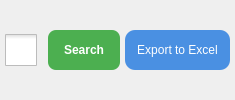
            <widget class="QWidget" name="widget_button_tabinventory" native="true">
             <layout class="QHBoxLayout" name="inputButtonLayout_2">
              <property name="spacing">
               <number>5</number>
              </property>
              <property name="leftMargin">
               <number>5</number>
              </property>
              <property name="topMargin">
               <number>5</number>
              </property>
              <property name="rightMargin">
               <number>5</number>
              </property>
              <property name="bottomMargin">
               <number>5</number>
              </property>
              <item>
               <widget class="QCheckBox" name="inventory_filter_component_id_checkBox">
                <property name="sizePolicy">
                 <sizepolicy hsizetype="Fixed" vsizetype="Fixed">
                  <horstretch>0</horstretch>
                  <verstretch>0</verstretch>
                 </sizepolicy>
                </property>
                <property name="toolTip">
                 <string>Sắp xếp dữ liệu cột Component ID</string>
                </property>
                <property name="styleSheet">
                 <string notr="true">QCheckBox::indicator {
    width: 32px; /* Chiều rộng icon */
    height: 32px; /* Chiều cao icon */
}

QCheckBox::indicator:unchecked {
    image: url(:/icon/images/icon/filter_no.png); /* Đường dẫn đến biểu tượng unchecked */
}

QCheckBox::indicator:checked {
    image: url(:/icon/images/icon/filter_yes.png); /* Đường dẫn đến biểu tượng checked */
}
</string>
                </property>
                <property name="text">
                 <string/>
                </property>
                <property name="checked">
                 <bool>false</bool>
                </property>
               </widget>
              </item>
              <item>
               <widget class="QPushButton" name="inventory_search_button">
                <property name="sizePolicy">
                 <sizepolicy hsizetype="Expanding" vsizetype="Maximum">
                  <horstretch>0</horstretch>
                  <verstretch>0</verstretch>
                 </sizepolicy>
                </property>
                <property name="minimumSize">
                 <size>
                  <width>0</width>
                  <height>40</height>
                 </size>
                </property>
                <property name="maximumSize">
                 <size>
                  <width>16777215</width>
                  <height>40</height>
                 </size>
                </property>
                <property name="sizeIncrement">
                 <size>
                  <width>0</width>
                  <height>40</height>
                 </size>
                </property>
                <property name="font">
                 <font>
                  <pointsize>-1</pointsize>
                  <weight>75</weight>
                  <bold>true</bold>
                 </font>
                </property>
                <property name="cursor">
                 <cursorShape>PointingHandCursor</cursorShape>
                </property>
                <property name="styleSheet">
                 <string notr="true">/* QPushButton - Green modern style */
QPushButton {
    background-color: #4CAF50;       /* Xanh lá hiện đại */
    border: none;
    border-radius: 8px;
    color: white;
    font-size: 12px;
    font-weight: bold;
    padding: 8px 16px;
}

QPushButton:hover {
    background-color: #45a049;       /* Xanh đậm hơn khi hover */
    font-size: 14px;                 /* Giữ font-size, không nhảy */
}

QPushButton:pressed {
    background-color: #3e8e41;       /* Xanh tối hơn khi nhấn */
}

QPushButton:disabled {
    background-color: #d3d3d3;
    color: #888;
}
</string>
                </property>
                <property name="text">
                 <string>Search</string>
                </property>
                <property name="icon">
                 <iconset resource="lib_icon_InventoryManagement.qrc">
                  <normaloff>:/icon/images/icon/Search.png</normaloff>:/icon/images/icon/Search.png</iconset>
                </property>
                <property name="iconSize">
                 <size>
                  <width>32</width>
                  <height>32</height>
                 </size>
                </property>
               </widget>
              </item>
              <item>
               <widget class="QPushButton" name="inventory_export_button">
                <property name="sizePolicy">
                 <sizepolicy hsizetype="Expanding" vsizetype="Maximum">
                  <horstretch>0</horstretch>
                  <verstretch>0</verstretch>
                 </sizepolicy>
                </property>
                <property name="minimumSize">
                 <size>
                  <width>0</width>
                  <height>40</height>
                 </size>
                </property>
                <property name="maximumSize">
                 <size>
                  <width>16777215</width>
                  <height>40</height>
                 </size>
                </property>
                <property name="sizeIncrement">
                 <size>
                  <width>0</width>
                  <height>40</height>
                 </size>
                </property>
                <property name="font">
                 <font>
                  <pointsize>-1</pointsize>
                 </font>
                </property>
                <property name="cursor">
                 <cursorShape>PointingHandCursor</cursorShape>
                </property>
                <property name="styleSheet">
                 <string notr="true">/* QPushButton styling */
QPushButton {
    background-color: #4a90e2;
    border: none;
    border-radius: 10px;
    color: #fff;
    font-size: 12px;
    padding: 6px 12px;
}

QPushButton:hover {
    background-color: #357ab7;
	font: 75 14pt;
}

QPushButton:pressed {
    background-color: #2a6cae;
}

QPushButton:disabled {
    background-color: #ccc;
    color: #666;
}</string>
                </property>
                <property name="text">
                 <string>Export to Excel</string>
                </property>
                <property name="icon">
                 <iconset resource="lib_icon_InventoryManagement.qrc">
                  <normaloff>:/icon/images/icon/export_excel.png</normaloff>:/icon/images/icon/export_excel.png</iconset>
                </property>
                <property name="iconSize">
                 <size>
                  <width>32</width>
                  <height>32</height>
                 </size>
                </property>
               </widget>
              </item>
             </layout>
            </widget>
